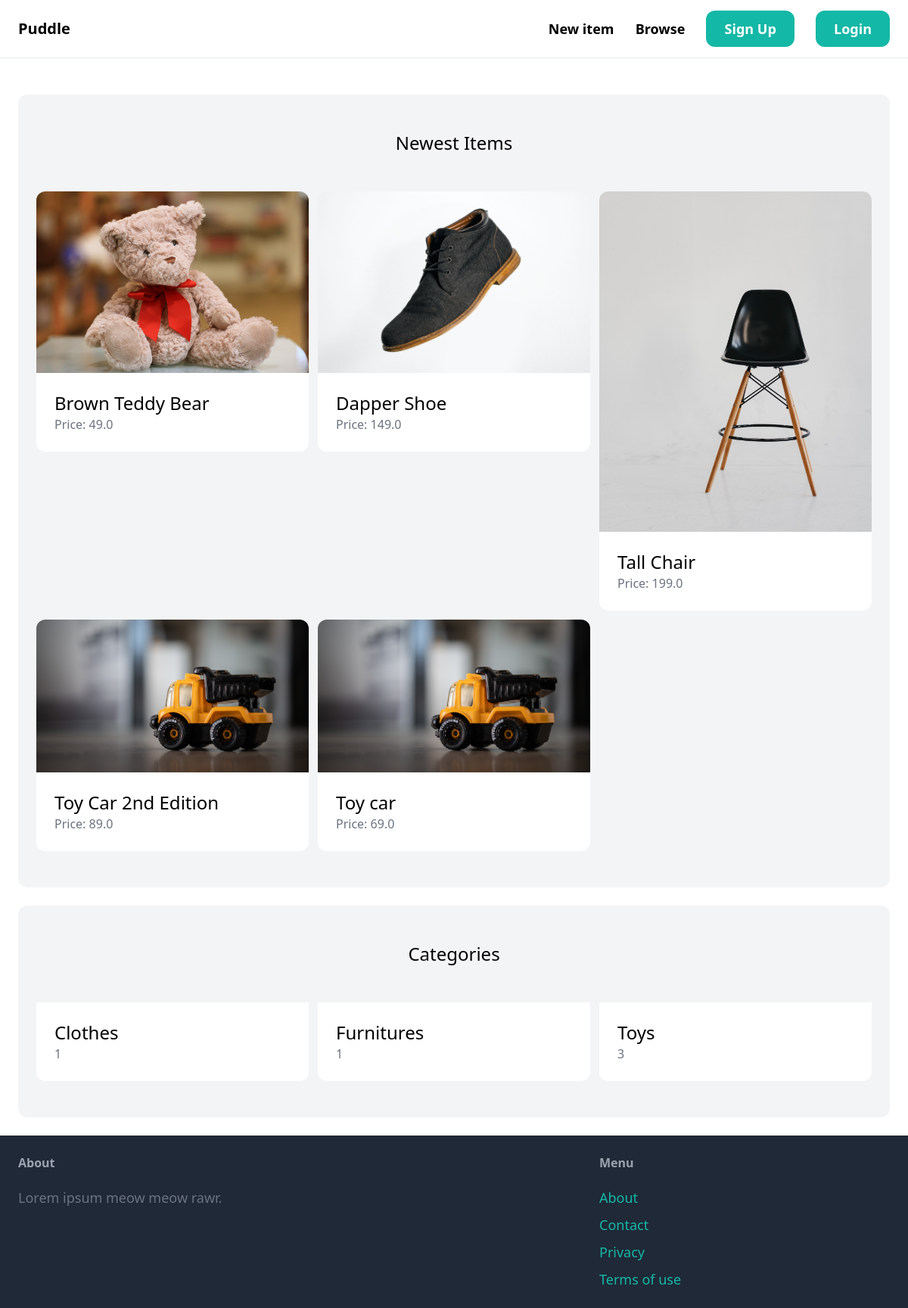
The page / on the database its author committed.
### item/models.py (models this page shows, shortened)
class Item(models.Model):
    category = models.ForeignKey(Category, related_name='items', on_delete=models.CASCADE)
    name = models.CharField(max_length=255)
    description = models.TextField(blank=True, null=True)
    price = models.FloatField()
    image = models.ImageField(upload_to='item_images', blank=True, null=True)
    is_sold = models.BooleanField(default=False)
    created_by = models.ForeignKey(User, related_name='items', on_delete=models.CASCADE)
    created_at = models.DateTimeField(auto_now_add=True)
    class Meta:
        ordering = ('name', )

class Category(models.Model):
    name = models.CharField(max_length=255)
    class Meta:
        ordering = ('name', )
        verbose_name_plural = 'Categories'

### core/views.py (the view)
# urls.py: path('', views.index, name='index'),
def index(request):
	items = Item.objects.filter(is_sold=False)[0:6] # get first 6
	categories = Category.objects.all()
	return render(
		request, 'core/index.html', {
			'categories': categories,
			'items': items
    })

### core/templates/core/index.html (shortened to what this page needs)
{% extends 'core/base.html' %}
{% block content %}
    <div class="mt-6 px-6 py-12 bg-gray-100 rounded-xl">
        <h2 class="mb-12 text-2xl text-center">Newest Items</h2>
        <div class="grid grid-cols-3 gap-3">
            {% for item in items %}
                <div>
                    <a href="{% url 'item:detail' item.id %}">
                        <div>
                            <img src="{{ item.image.url }}" class="rounded-t-xl">
                        </div>
                        <div class="p-6 bg-white rounded-b-xl">
                            <h2 class="text-2xl">{{ item.name }} </h2>
                            <p class="text-gray-500"> Price: {{item.price}} </p>
                        </div>
                    </a>
                </div>
            {% endfor %}
        </div>
    </div>
    <div class="mt-6 px-6 py-12 bg-gray-100 rounded-xl">
        <h2 class="mb-12 text-2xl text-center">Categories</h2>
        <div class="grid grid-cols-3 gap-3">
            {% for category in categories %}
                <div>
                    <a href="#">
                        <div class="p-6 bg-white rounded-b-xl">
                            <h2 class="text-2xl">{{ category.name }} </h2>
                            <p class="text-gray-500"> {{category.items.count}} </p>
                        </div>
                    </a>
                </div>
            {% endfor %}
        </div>
    </div>
{% endblock %}

### rows shown on the page
Item: image (picture), name "Brown Teddy Bear", price "49.0"
Item: image (picture), name "Dapper Shoe", price "149.0"
Item: image (picture), name "Tall Chair", price "199.0"
Item: image (picture), name "Toy Car 2nd Edition", price "89.0"
Item: image (picture), name "Toy car", price "69.0"
Category: name "Clothes", items.count "1"
Category: name "Furnitures", items.count "1"
Category: name "Toys", items.count "3"
